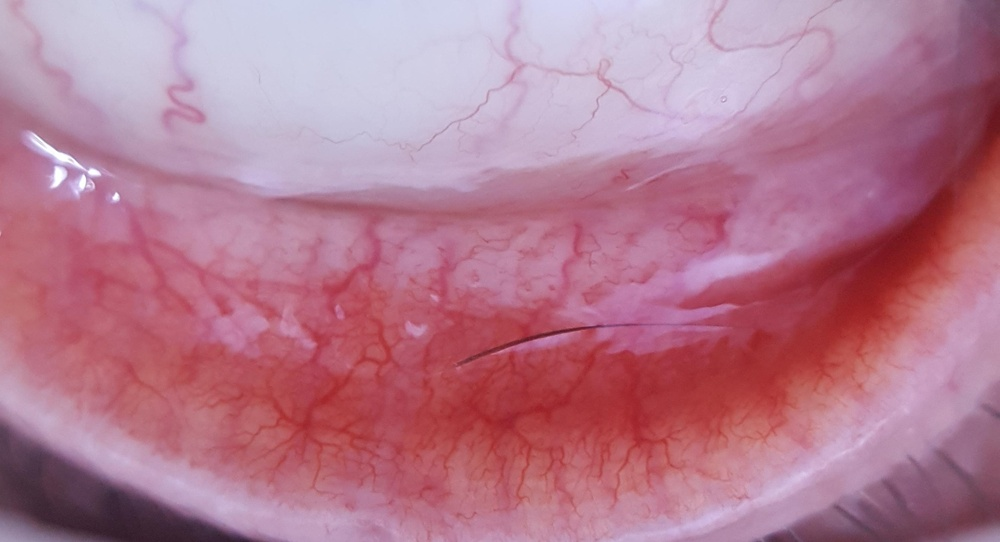
#> input picture outputs/infer_crops/113.jpg, 1000 x 542 px, shrunk from 2687 x 1456 before the run
$ python -i step4_predict_pmml.py   (imports and definitions only)
#> lines starting #> are read from the running program, lines starting #| are printed output that depends on the picture
#!/usr/bin/env python
# -*- coding: utf-8 -*-

"""
Step 4: Predict Hb on NEW full-eye images using:
  - Roboflow detection (requests-only) to crop conjunctiva (with EXIF rotation fix),
  - The same 14 handcrafted features (as in Step 2),
  - An SPSS-exported PMML model (e.g., hemo.xml) scored via PyPMML.

Inputs (choose one):
  --image <path-to-one-image>
  --images-dir <folder-with-images>    (batch mode)

Other key args:
  --pmml hemo.xml                      (SPSS PMML file you exported)
  --api-key <roboflow_api_key>         (or set ROBOFLOW_API_KEY env var)
  --model-id eye-conjunctiva-detector/2
  --confidence 25                      (0..100, default ~0.25)
  --save-crops                         (store cropped conjunctiva under outputs/infer_crops)
  --rmse 1.7                           (optional: report pred ± 1.96*RMSE)

Outputs:
  - CSV: outputs/step4_predictions.csv
  - (optional) crops: outputs/infer_crops/<filename>

Notes:
  * If no detection is found, the image is skipped and logged.
  * This script does not need labels.xlsx.
"""

import argparse
import base64
import io
import json
import os
import sys
import time
from pathlib import Path
from typing import Dict, Any, List, Optional, Tuple

import numpy as np
import pandas as pd
import requests
import cv2
from PIL import Image, ImageOps
from scipy.stats import kurtosis
from pypmml import Model

# -------- Defaults -------- #
DEFAULT_MODEL_ID = "eye-conjunctiva-detector/2"
DEFAULT_CONF_0_100 = 25                 # 0..100
DEFAULT_CLASS_NAME = "conjunctiva"
OUT_DIR = Path("outputs")
PRED_CSV = OUT_DIR / "step4_predictions.csv"
CROPS_DIR = OUT_DIR / "infer_crops"
NO_DET_CSV = OUT_DIR / "step4_no_detections.csv"

FEATURE_COLUMNS = [
    "R_norm_p50",
    "a_mean",
    "R_p50",
    "R_p10",
    "RG",
    "S_p50",
    "gray_p90",
    "gray_kurt",
    "gray_std",
    "gray_mean",
    "B_mean",
    "B_p10",
    "B_p75",
    "G_kurt",
]
# -------------------------- #


def ensure_dirs(*dirs: Path) -> None:
    for d in dirs:
        d.mkdir(parents=True, exist_ok=True)


# [64 lines left out: functions list_images, pil_exif_upright, pil_to_jpeg_bytes, roboflow_detect_b64, select_best_box, crop_from_box, not called in this run]


def compute_features_from_pil(pil_img: Image.Image) -> Dict[str, float]:
    """Compute the 14 features (same definitions as Step 2) from a PIL RGB image."""
    rgb = np.array(pil_img, dtype=np.uint8)  # HxWx3 RGB uint8

    # Split channels float32
    R = rgb[..., 0].astype(np.float32)
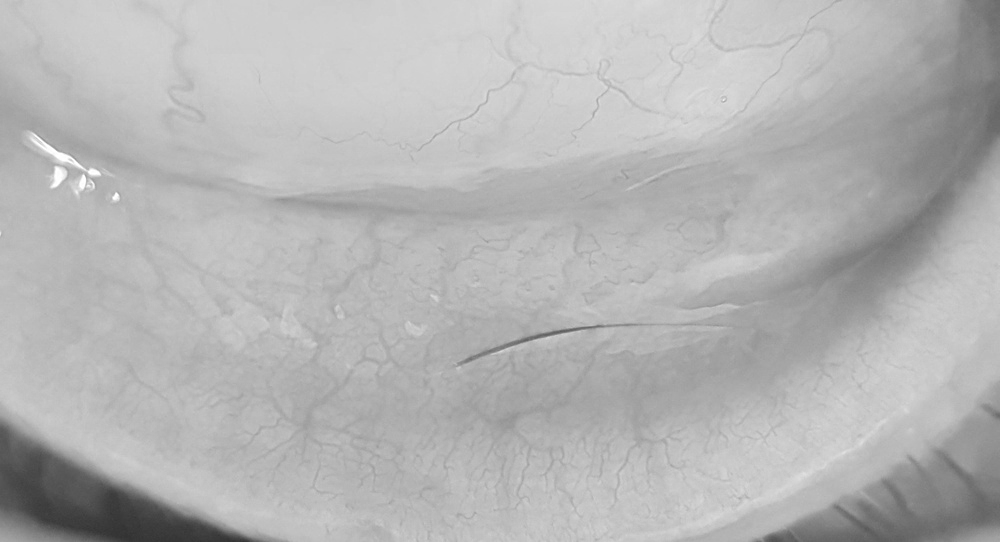
#> R: shape (542, 1000) float32; min 50, max 255, mean 180.3
    G = rgb[..., 1].astype(np.float32)
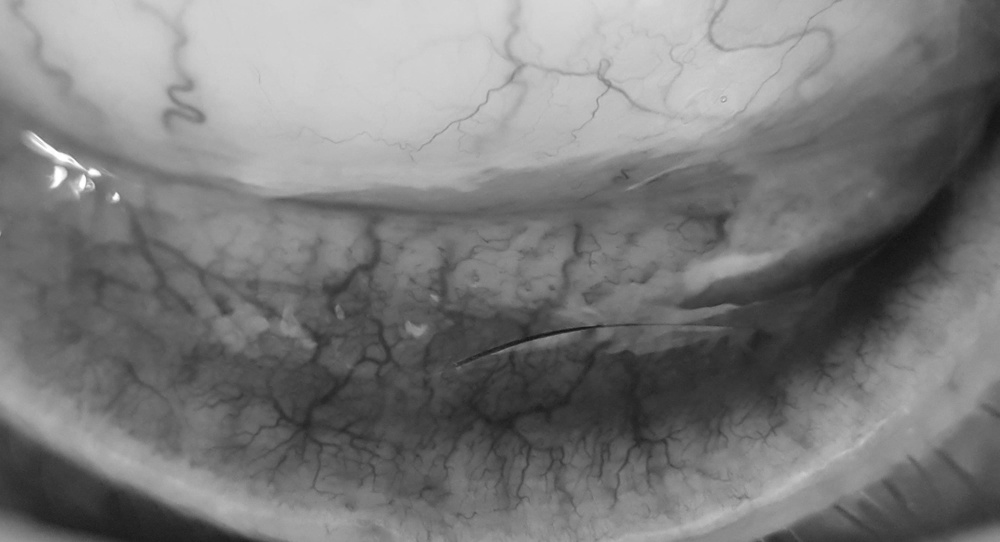
#> G: shape (542, 1000) float32; min 18, max 255, mean 122.4
    B = rgb[..., 2].astype(np.float32)
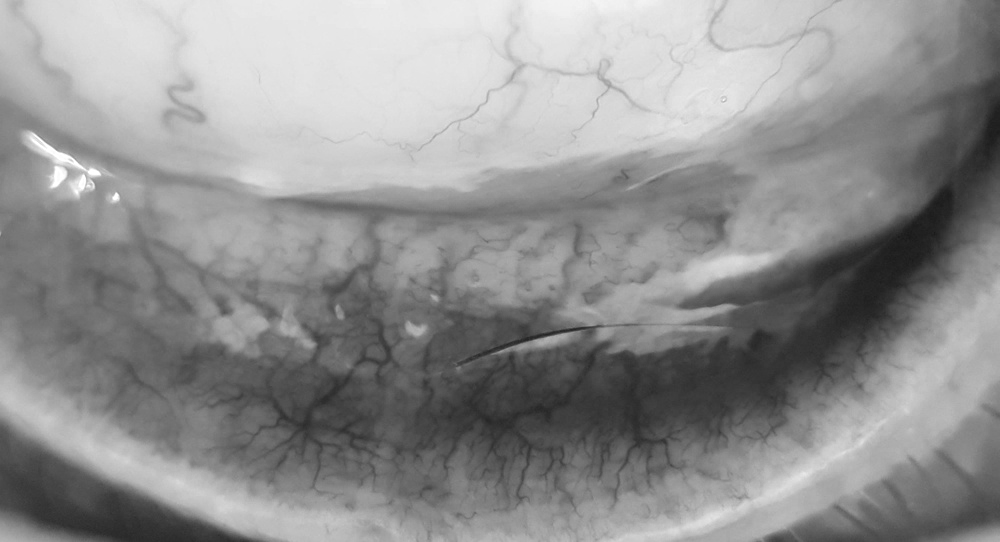
#> B: shape (542, 1000) float32; min 25, max 255, mean 144.1

    # Grayscale via OpenCV
    gray = cv2.cvtColor(rgb, cv2.COLOR_RGB2GRAY).astype(np.float32)
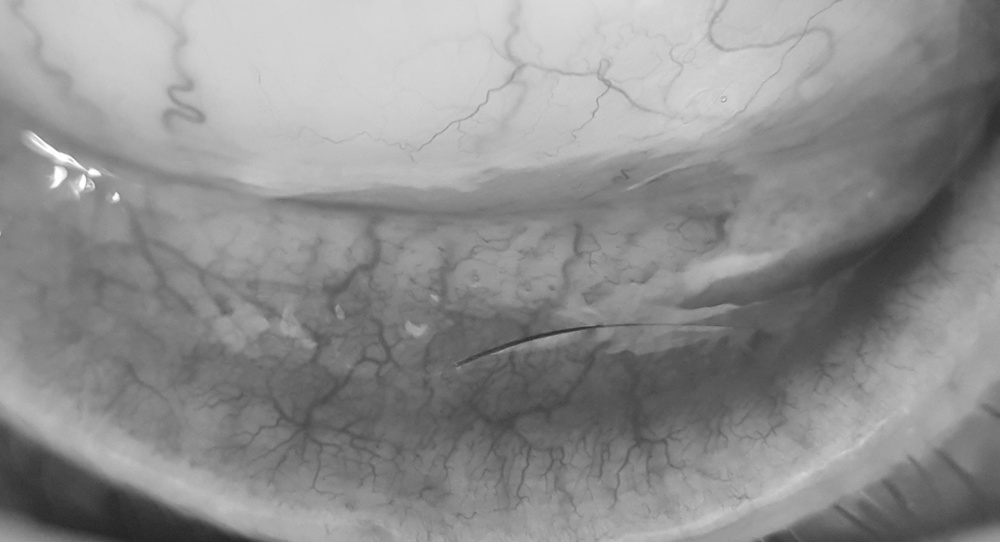
#> gray: shape (542, 1000) float32; min 36, max 255, mean 142.2

    # HSV Saturation (0..1)
    hsv = cv2.cvtColor(rgb, cv2.COLOR_RGB2HSV)
#> hsv: shape (542, 1000, 3); mean H, S, V 154.3, 88.9, 183.2
    S = hsv[..., 1].astype(np.float32) / 255.0
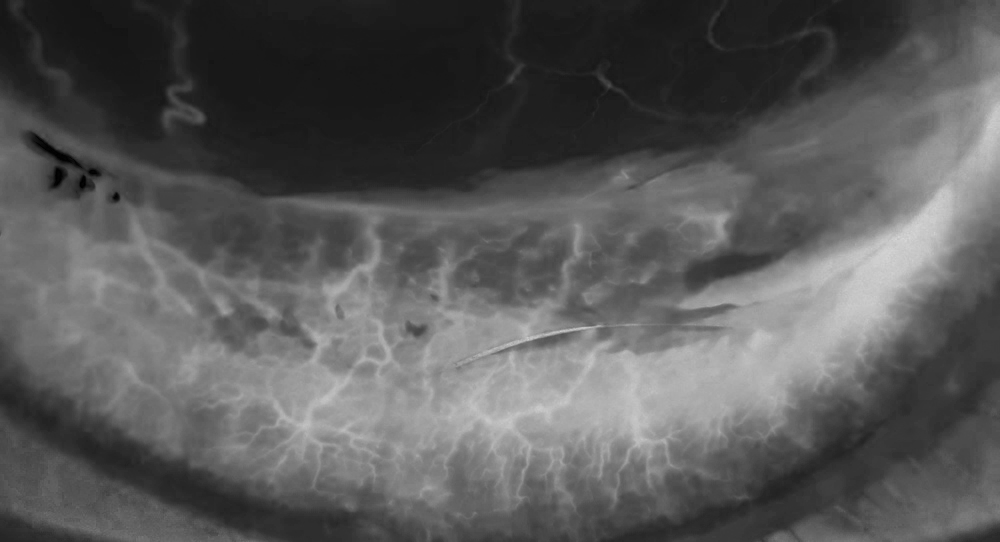
#> S: shape (542, 1000) float32; min 0, max 0.847, mean 0.349

    # Lab a* (subtract 128)
    lab = cv2.cvtColor(rgb, cv2.COLOR_RGB2Lab)
#> lab: shape (542, 1000, 3); mean of channels 0, 1, 2 148.5, 154.3, 127.1
    a = lab[..., 1].astype(np.float32) - 128.0
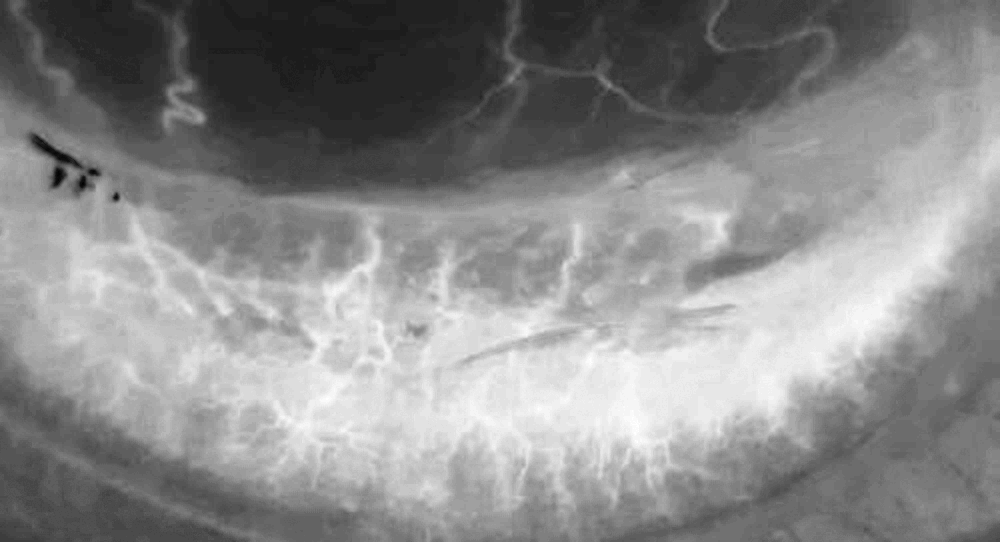
#> a: shape (542, 1000) float32; min -3, max 51, mean 26.3; drawn with min black and max white

    # 1) R_norm_p50
    denom = R + G + B + 1e-6
    R_norm = R / denom
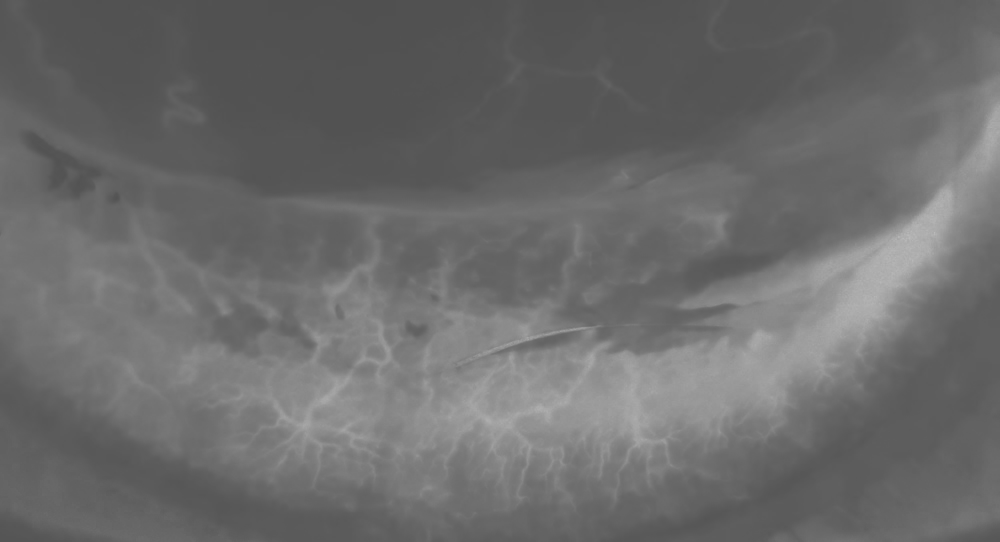
#> R_norm: shape (542, 1000) float32; min 0.315, max 0.732, mean 0.422
    R_norm_p50 = float(np.percentile(R_norm, 50))
#> R_norm_p50 = 0.403

    # 2) a_mean
    a_mean = float(np.mean(a))
#> a_mean = 26.34

    # 3) R_p50
    R_p50 = float(np.percentile(R, 50))
#> R_p50 = 185

    # 4) R_p10
    R_p10 = float(np.percentile(R, 10))
#> R_p10 = 152

    # 5) RG
    RG = float((np.mean(R)) / (np.mean(G) + 1e-6))
#> RG = 1.47

    # 6) S_p50
    S_p50 = float(np.percentile(S, 50))
#> S_p50 = 0.341

    # 7) gray_p90
    gray_p90 = float(np.percentile(gray, 90))
#> gray_p90 = 202

    # 8) gray_kurt (Pearson)
    gray_kurt = float(kurtosis(gray.ravel(), fisher=False, bias=False, nan_policy="omit"))
#> gray_kurt = 2.29

    # 9) gray_std
    gray_std = float(np.std(gray, ddof=0))
#> gray_std = 40.26

    # 10) gray_mean
    gray_mean = float(np.mean(gray))
#> gray_mean = 142.2

    # 11) B_mean
    B_mean = float(np.mean(B))
#> B_mean = 144.1

    # 12) B_p10
    B_p10 = float(np.percentile(B, 10))
#> B_p10 = 70

    # 13) B_p75
    B_p75 = float(np.percentile(B, 75))
#> B_p75 = 188

    # 14) G_kurt (Pearson)
    G_kurt = float(kurtosis(G.ravel(), fisher=False, bias=False, nan_policy="omit"))
#> G_kurt = 2.09

    return {
        "R_norm_p50": R_norm_p50,
        "a_mean": a_mean,
        "R_p50": R_p50,
        "R_p10": R_p10,
        "RG": RG,
        "S_p50": S_p50,
        "gray_p90": gray_p90,
        "gray_kurt": gray_kurt,
        "gray_std": gray_std,
        "gray_mean": gray_mean,
        "B_mean": B_mean,
        "B_p10": B_p10,
        "B_p75": B_p75,
        "G_kurt": G_kurt,
    }


# [191 lines left out: functions predict_one_with_pmml, main, not called in this run]


# [2 lines not run here, left out]

>>> import cv2
>>> picture = cv2.cvtColor(cv2.imread('outputs/infer_crops/113.jpg'), cv2.COLOR_BGR2RGB)
>>> result = compute_features_from_pil(picture)
#> result = 14 items
